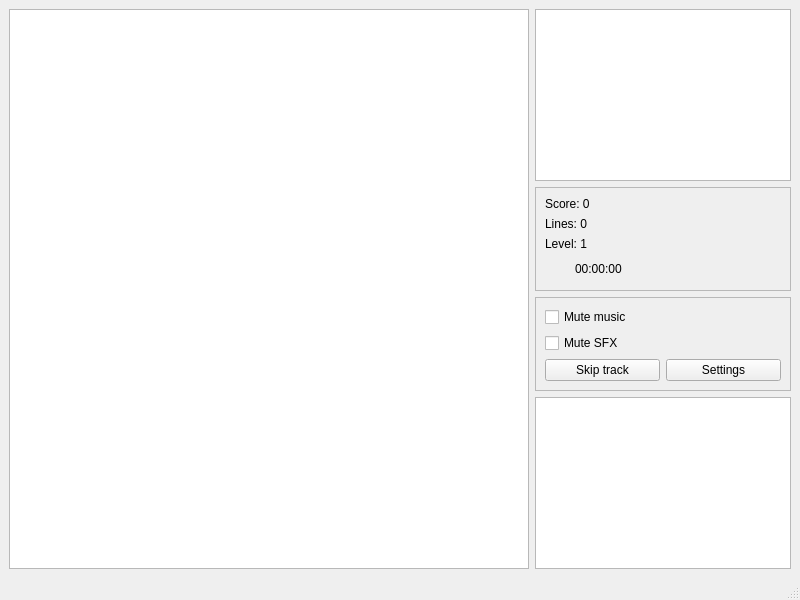
<?xml version="1.0" encoding="UTF-8"?>
<ui version="4.0">
 <class>MainWindow</class>
 <widget class="QMainWindow" name="MainWindow">
  <property name="geometry">
   <rect>
    <x>0</x>
    <y>0</y>
    <width>800</width>
    <height>600</height>
   </rect>
  </property>
  <property name="sizePolicy">
   <sizepolicy hsizetype="Preferred" vsizetype="Preferred">
    <horstretch>0</horstretch>
    <verstretch>0</verstretch>
   </sizepolicy>
  </property>
  <property name="minimumSize">
   <size>
    <width>0</width>
    <height>0</height>
   </size>
  </property>
  <property name="windowTitle">
   <string>MainWindow</string>
  </property>
  <widget class="QWidget" name="centralwidget">
   <property name="sizePolicy">
    <sizepolicy hsizetype="Expanding" vsizetype="Expanding">
     <horstretch>0</horstretch>
     <verstretch>0</verstretch>
    </sizepolicy>
   </property>
   <layout class="QHBoxLayout" name="horizontalLayout">
    <item>
     <widget class="QGraphicsView" name="graphicsView">
      <property name="sizePolicy">
       <sizepolicy hsizetype="Expanding" vsizetype="Expanding">
        <horstretch>0</horstretch>
        <verstretch>0</verstretch>
       </sizepolicy>
      </property>
      <property name="minimumSize">
       <size>
        <width>0</width>
        <height>0</height>
       </size>
      </property>
      <property name="verticalScrollBarPolicy">
       <enum>Qt::ScrollBarAlwaysOff</enum>
      </property>
      <property name="horizontalScrollBarPolicy">
       <enum>Qt::ScrollBarAlwaysOff</enum>
      </property>
     </widget>
    </item>
    <item>
     <layout class="QVBoxLayout" name="verticalLayout_3">
      <item>
       <widget class="QGraphicsView" name="gvNextItem">
        <property name="sizePolicy">
         <sizepolicy hsizetype="Preferred" vsizetype="Preferred">
          <horstretch>0</horstretch>
          <verstretch>0</verstretch>
         </sizepolicy>
        </property>
        <property name="minimumSize">
         <size>
          <width>0</width>
          <height>0</height>
         </size>
        </property>
       </widget>
      </item>
      <item>
       <widget class="QFrame" name="frame">
        <property name="frameShape">
         <enum>QFrame::StyledPanel</enum>
        </property>
        <property name="frameShadow">
         <enum>QFrame::Raised</enum>
        </property>
        <layout class="QVBoxLayout" name="verticalLayout">
         <item>
          <widget class="QLabel" name="lScore">
           <property name="text">
            <string>Score: 0</string>
           </property>
          </widget>
         </item>
         <item>
          <widget class="QLabel" name="lLines">
           <property name="text">
            <string>Lines: 0</string>
           </property>
          </widget>
         </item>
         <item>
          <widget class="QLabel" name="lLevel">
           <property name="text">
            <string>Level: 1</string>
           </property>
          </widget>
         </item>
         <item>
          <layout class="QHBoxLayout" name="horizontalLayout_3">
           <item>
            <widget class="QLabel" name="iconTime">
             <property name="sizePolicy">
              <sizepolicy hsizetype="Minimum" vsizetype="Minimum">
               <horstretch>0</horstretch>
               <verstretch>0</verstretch>
              </sizepolicy>
             </property>
             <property name="minimumSize">
              <size>
               <width>24</width>
               <height>24</height>
              </size>
             </property>
             <property name="maximumSize">
              <size>
               <width>24</width>
               <height>24</height>
              </size>
             </property>
             <property name="text">
              <string/>
             </property>
            </widget>
           </item>
           <item>
            <widget class="QLabel" name="lTime">
             <property name="sizePolicy">
              <sizepolicy hsizetype="Preferred" vsizetype="Preferred">
               <horstretch>0</horstretch>
               <verstretch>0</verstretch>
              </sizepolicy>
             </property>
             <property name="text">
              <string>00:00:00</string>
             </property>
            </widget>
           </item>
          </layout>
         </item>
        </layout>
       </widget>
      </item>
      <item>
       <widget class="QFrame" name="frame_2">
        <property name="minimumSize">
         <size>
          <width>0</width>
          <height>0</height>
         </size>
        </property>
        <property name="frameShape">
         <enum>QFrame::StyledPanel</enum>
        </property>
        <property name="frameShadow">
         <enum>QFrame::Raised</enum>
        </property>
        <layout class="QVBoxLayout" name="verticalLayout_2">
         <item>
          <widget class="QCheckBox" name="cbMuteMusic">
           <property name="text">
            <string>Mute music</string>
           </property>
          </widget>
         </item>
         <item>
          <widget class="QCheckBox" name="cbMuteSFX">
           <property name="text">
            <string>Mute SFX</string>
           </property>
          </widget>
         </item>
         <item>
          <layout class="QHBoxLayout" name="horizontalLayout_2">
           <property name="topMargin">
            <number>0</number>
           </property>
           <item>
            <widget class="QPushButton" name="btnSkipTrack">
             <property name="text">
              <string>Skip track</string>
             </property>
            </widget>
           </item>
           <item>
            <widget class="QPushButton" name="btnSettings">
             <property name="text">
              <string>Settings</string>
             </property>
            </widget>
           </item>
          </layout>
         </item>
        </layout>
       </widget>
      </item>
      <item>
       <widget class="QTableView" name="tableView">
        <property name="sizePolicy">
         <sizepolicy hsizetype="Preferred" vsizetype="Expanding">
          <horstretch>0</horstretch>
          <verstretch>0</verstretch>
         </sizepolicy>
        </property>
       </widget>
      </item>
     </layout>
    </item>
   </layout>
  </widget>
  <widget class="QMenuBar" name="menubar">
   <property name="geometry">
    <rect>
     <x>0</x>
     <y>0</y>
     <width>800</width>
     <height>24</height>
    </rect>
   </property>
  </widget>
  <widget class="QStatusBar" name="statusbar"/>
 </widget>
 <resources/>
 <connections/>
</ui>
